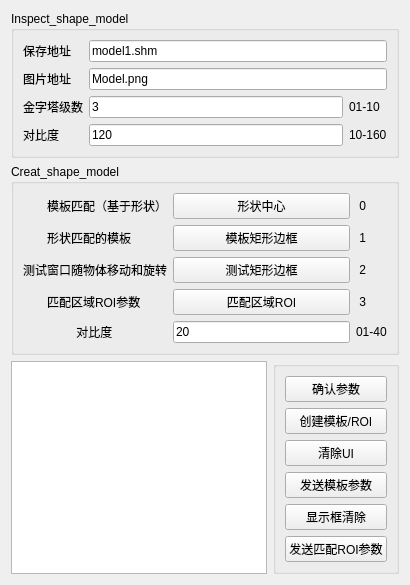
   <widget class="QWidget" name="Image1">
    <attribute name="title">
     <string>绘出模板</string>
    </attribute>
    <layout class="QGridLayout" name="gridLayout_4">
     <item row="0" column="0" colspan="2">
      <widget class="QGroupBox" name="groupBox">
       <property name="title">
        <string>Inspect_shape_model</string>
       </property>
       <layout class="QGridLayout" name="gridLayout_3">
        <item row="0" column="0">
         <widget class="QLabel" name="label_7">
          <property name="text">
           <string>保存地址</string>
          </property>
         </widget>
        </item>
        <item row="0" column="1" colspan="2">
         <widget class="QLineEdit" name="ModelFileName">
          <property name="text">
           <string>model1.shm</string>
          </property>
         </widget>
        </item>
        <item row="1" column="0">
         <widget class="QLabel" name="label_8">
          <property name="text">
           <string>图片地址</string>
          </property>
         </widget>
        </item>
        <item row="1" column="1" colspan="2">
         <widget class="QLineEdit" name="ImageFile">
          <property name="text">
           <string>Model.png</string>
          </property>
         </widget>
        </item>
        <item row="2" column="0">
         <widget class="QLabel" name="label_9">
          <property name="text">
           <string>金字塔级数</string>
          </property>
         </widget>
        </item>
        <item row="2" column="1">
         <widget class="QLineEdit" name="Numlevels">
          <property name="text">
           <string>3</string>
          </property>
         </widget>
        </item>
        <item row="2" column="2">
         <widget class="QLabel" name="label_33">
          <property name="text">
           <string>01-10</string>
          </property>
         </widget>
        </item>
        <item row="3" column="0">
         <widget class="QLabel" name="label_10">
          <property name="text">
           <string>对比度</string>
          </property>
         </widget>
        </item>
        <item row="3" column="1">
         <widget class="QLineEdit" name="InspectContrast">
          <property name="text">
           <string>120</string>
          </property>
         </widget>
        </item>
        <item row="3" column="2">
         <widget class="QLabel" name="label_34">
          <property name="text">
           <string>10-160</string>
          </property>
         </widget>
        </item>
       </layout>
      </widget>
     </item>
     <item row="1" column="0" colspan="2">
      <widget class="QGroupBox" name="groupBox_4">
       <property name="title">
        <string>Creat_shape_model</string>
       </property>
       <layout class="QGridLayout" name="gridLayout_2">
        <item row="3" column="2">
         <widget class="QPushButton" name="pushButton_10">
          <property name="text">
           <string>匹配区域ROI</string>
          </property>
         </widget>
        </item>
        <item row="0" column="3">
         <widget class="QLabel" name="label_2">
          <property name="text">
           <string> 0</string>
          </property>
         </widget>
        </item>
        <item row="0" column="2">
         <widget class="QPushButton" name="pushButton_11">
          <property name="text">
           <string>形状中心</string>
          </property>
         </widget>
        </item>
        <item row="2" column="2">
         <widget class="QPushButton" name="pushButton_Rectangleborder">
          <property name="text">
           <string>测试矩形边框</string>
          </property>
         </widget>
        </item>
        <item row="2" column="0" colspan="2">
         <widget class="QLabel" name="label_15">
          <property name="text">
           <string>测试窗口随物体移动和旋转</string>
          </property>
         </widget>
        </item>
        <item row="1" column="3">
         <widget class="QLabel" name="label_3">
          <property name="text">
           <string> 1</string>
          </property>
         </widget>
        </item>
        <item row="1" column="2">
         <widget class="QPushButton" name="pushButton_modelcenter">
          <property name="text">
           <string>模板矩形边框</string>
          </property>
         </widget>
        </item>
        <item row="0" column="1">
         <widget class="QLabel" name="label">
          <property name="text">
           <string>模板匹配（基于形状）</string>
          </property>
         </widget>
        </item>
        <item row="2" column="3">
         <widget class="QLabel" name="label_4">
          <property name="text">
           <string> 2</string>
          </property>
         </widget>
        </item>
        <item row="1" column="1">
         <widget class="QLabel" name="label_17">
          <property name="text">
           <string>形状匹配的模板</string>
          </property>
         </widget>
        </item>
        <item row="5" column="3">
         <widget class="QLabel" name="label_23">
          <property name="text">
           <string>01-40</string>
          </property>
         </widget>
        </item>
        <item row="5" column="2">
         <widget class="QLineEdit" name="Contrast">
          <property name="text">
           <string>20</string>
          </property>
         </widget>
        </item>
        <item row="5" column="0" colspan="2">
         <widget class="QLabel" name="label_18">
          <property name="text">
           <string>                对比度</string>
          </property>
         </widget>
        </item>
        <item row="3" column="1">
         <widget class="QLabel" name="label_11">
          <property name="text">
           <string>匹配区域ROI参数</string>
          </property>
         </widget>
        </item>
        <item row="3" column="3">
         <widget class="QLabel" name="label_14">
          <property name="text">
           <string> 3</string>
          </property>
         </widget>
        </item>
       </layout>
      </widget>
     </item>
     <item row="2" column="0">
      <widget class="QTextBrowser" name="textmoudle"/>
     </item>
     <item row="2" column="1">
      <widget class="QGroupBox" name="groupBox_6">
       <property name="title">
        <string/>
       </property>
       <layout class="QVBoxLayout" name="verticalLayout_8">
        <item>
         <widget class="QPushButton" name="pushSetParam">
          <property name="text">
           <string>确认参数</string>
          </property>
         </widget>
        </item>
        <item>
         <widget class="QPushButton" name="pushcreatROI">
          <property name="text">
           <string>创建模板/ROI</string>
          </property>
         </widget>
        </item>
        <item>
         <widget class="QPushButton" name="pushButtonClean">
          <property name="text">
           <string>清除UI</string>
          </property>
         </widget>
        </item>
        <item>
         <widget class="QPushButton" name="pushSendRectangle">
          <property name="text">
           <string>发送模板参数</string>
          </property>
         </widget>
        </item>
        <item>
         <widget class="QPushButton" name="showclear">
          <property name="text">
           <string>显示框清除</string>
          </property>
         </widget>
        </item>
        <item>
         <widget class="QPushButton" name="pushButton_13">
          <property name="text">
           <string>发送匹配ROI参数</string>
          </property>
         </widget>
        </item>
       </layout>
      </widget>
     </item>
    </layout>
   </widget>
